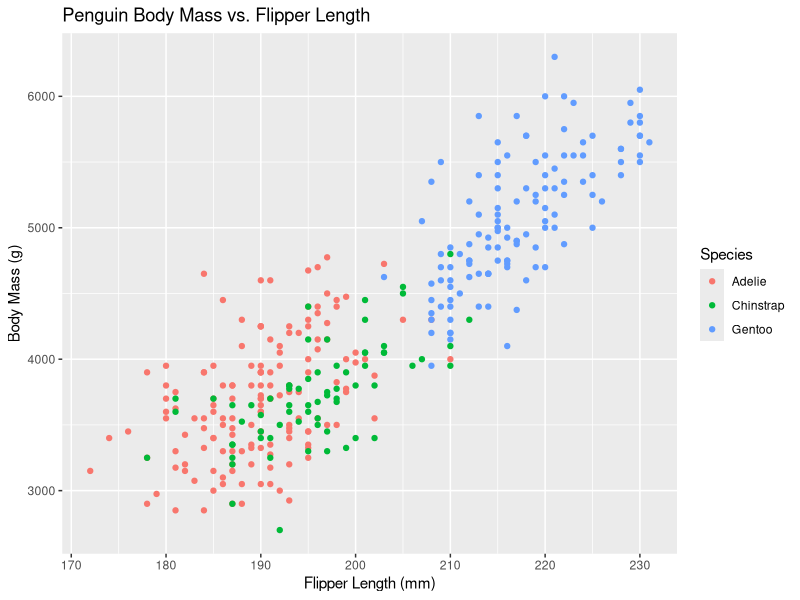

The R source for this figure:
## ---- chunk 1
#| warning: false
# plot penguins
library(palmerpenguins)
library(ggplot2)
p <- ggplot(penguins, 
       aes(x = flipper_length_mm, y = body_mass_g, color = species)) +
  geom_point() +
  labs(title = "Penguin Body Mass vs. Flipper Length",
       x = "Flipper Length (mm)",
       y = "Body Mass (g)",
       color = "Species")

p
